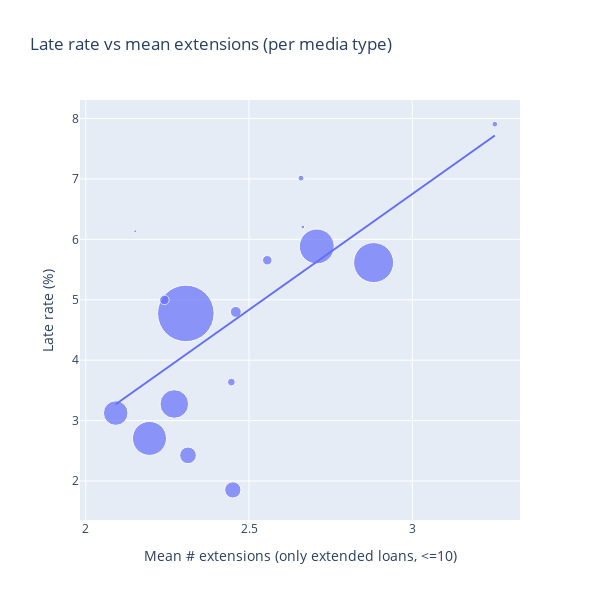

The notebook cell this image was saved under:
### Markdown cell above
So we can see a linear relationship across media types. Media types with higher percentage of loans that get extended tend to have a higher late-return rate.

But does the amount of extensions matter for the relationship?

### Code cell
extensions_without_bdd = extension_data_frame[extension_data_frame["Medientyp"] != "Bibliothek der Dinge"].copy()
extensions_without_bdd["late"] = (extensions_without_bdd["Verspätet"] == "Ja").astype(int)

ks = [1, 2, 3, 4, 5, 6, 10]

per_media = extensions_without_bdd.groupby("Medientyp").agg(
    n_loans=("issue_id", "size"),
    late_rate=("late", "mean"),
).reset_index()

for k in ks:
    per_media[f"pct_ext_ge_{k}"] = (
        extensions_without_bdd.assign(flag=extensions_without_bdd["Anzahl_Verlängerungen"] >= k)
        .groupby("Medientyp")["flag"].mean()
        .values
    )

# in %
per_media["late_rate"] *= 100
for k in ks:
    per_media[f"pct_ext_ge_{k}"] *= 100

# correlations
for k in ks:
    x = per_media[f"pct_ext_ge_{k}"].to_numpy()
    y = per_media["late_rate"].to_numpy()
    pear = np.corrcoef(x, y)[0, 1]
    spear = pd.Series(x).corr(pd.Series(y), method="spearman")
    print(f">={k}: Pearson r={pear:.3f} | Spearman ρ={spear:.3f}")


# look at extended only, remove outliers
df_ext = extensions_without_bdd[
    (extensions_without_bdd["Anzahl_Verlängerungen"] >= 1) &
    (extensions_without_bdd["Anzahl_Verlängerungen"] <= 10)
    ].copy()


mean_median_ext = (
    df_ext.groupby("Medientyp")["Anzahl_Verlängerungen"]
    .agg(mean_extensions="mean", median_extensions="median", n_extenders="size")
    .reset_index()
    .sort_values("n_extenders", ascending=False)
)

plot_df = (
    per_media[["Medientyp", "late_rate", "n_loans"]]
    .merge(mean_median_ext[["Medientyp", "mean_extensions", "n_extenders"]], on="Medientyp", how="left")
)

fig = px.scatter(
    plot_df,
    x="mean_extensions",
    y="late_rate",
    size="n_loans",
    size_max=40,
    hover_name="Medientyp",
    hover_data={
        "n_loans": True,
        "n_extenders": True,
        "mean_extensions": ":.2f",
        "late_rate": ":.2f",
    },
    labels={
        "mean_extensions": "Mean # extensions (only extended loans, <=10)",
        "late_rate": "Late rate (%)",
        "n_loans": "Loans (n)",
        "n_extenders": "Extended loans (n)"
    },
    title="Late rate vs mean extensions (per media type)",
    trendline="ols"
)

fig.update_layout(width=600, height=600)
fig.show()

x = plot_df["mean_extensions"].to_numpy()
y = plot_df["late_rate"].to_numpy()

mask = np.isfinite(x) & np.isfinite(y)   # drop NaN/inf
pearson_r = np.corrcoef(x[mask], y[mask])[0, 1]

print(f"Pearson r (mean_extensions vs late_rate): {pearson_r:.3f}")

### Figure 1 — Plotly figure (JSON) as saved in the notebook; plotly's stock layout.template omitted (floating-point values rounded to 4 significant figures)
{"data": [{"customdata": [[232567, 109298], [2901, 1501], [121663, 52976], [245197, 137113], [24212, 13891], [55995, 24954], [1565, 773], [164620, 88147], [644046, 357436], [7115, 3855], [53266, 21119], [321920, 197983], [18057, 10531], [6501, 4088], [18448, 9791], [12151, 6088]], "hovertemplate": "<b>%{hovertext}</b><br><br>Mean # extensions (only extended loans, <=10)=%{x:.2f}<br>Late rate (%)=%{y:.2f}<br>Loans (n)=%{customdata[0]}<br>Extended loans (n)=%{customdata[1]}<extra></extra>", "hovertext": ["Belletristik", "Blu-Ray", "Comic", "DVD", "Fremdsprachige Belletristik", "Hörbuch", "Kamishibai", "Kinder u. Jugend-CD", "Kinder u. Jugendbuch", "Konsolenspiel", "Musik-CD", "Sachbuch", "Spiele", "Sprachkurse", "Tonie", "Zeitschriften"], "legendgroup": "", "marker": {"color": "#636efa", "size": [232567, 2901, 121663, 245197, 24212, 55995, 1565, 164620, 644046, 7115, 53266, 321920, 18057, 6501, 18448, 12151], "sizemode": "area", "sizeref": 402.5, "symbol": "circle"}, "mode": "markers", "name": "", "orientation": "v", "showlegend": false, "x": [2.195, 2.665, 2.092, 2.708, 2.46, 2.313, 2.151, 2.271, 2.306, 2.659, 2.45, 2.882, 2.556, 3.253, 2.241, 2.446], "xaxis": "x", "y": [2.706, 6.205, 3.125, 5.882, 4.799, 2.425, 6.134, 3.275, 4.774, 7.013, 1.853, 5.615, 5.654, 7.906, 4.998, 3.638], "yaxis": "y", "type": "scatter"}, {"hovertemplate": "<b>OLS trendline</b><br>late_rate = 3.83156 * mean_extensions + -4.7444<br>R<sup>2</sup>=0.440986<br><br>Mean # extensions (only extended loans, <=10)=%{x:.2f}<br>Late rate (%)=%{y:.2f} <b>(trend)</b><extra></extra>", "legendgroup": "", "marker": {"color": "#636efa", "symbol": "circle"}, "mode": "lines", "name": "", "showlegend": false, "x": [2.092, 2.151, 2.195, 2.241, 2.271, 2.306, 2.313, 2.446, 2.45, 2.46, 2.556, 2.659, 2.665, 2.708, 2.882, 3.253], "xaxis": "x", "y": [3.27, 3.499, 3.666, 3.841, 3.958, 4.093, 4.119, 4.627, 4.645, 4.68, 5.049, 5.444, 5.466, 5.63, 6.297, 7.719], "yaxis": "y", "type": "scatter"}], "layout": {"xaxis": {"anchor": "y", "domain": [0.0, 1.0], "title": {"text": "Mean # extensions (only extended loans, <=10)"}}, "yaxis": {"anchor": "x", "domain": [0.0, 1.0], "title": {"text": "Late rate (%)"}}, "legend": {"tracegroupgap": 0, "itemsizing": "constant"}, "title": {"text": "Late rate vs mean extensions (per media type)"}, "width": 600, "height": 600}}
